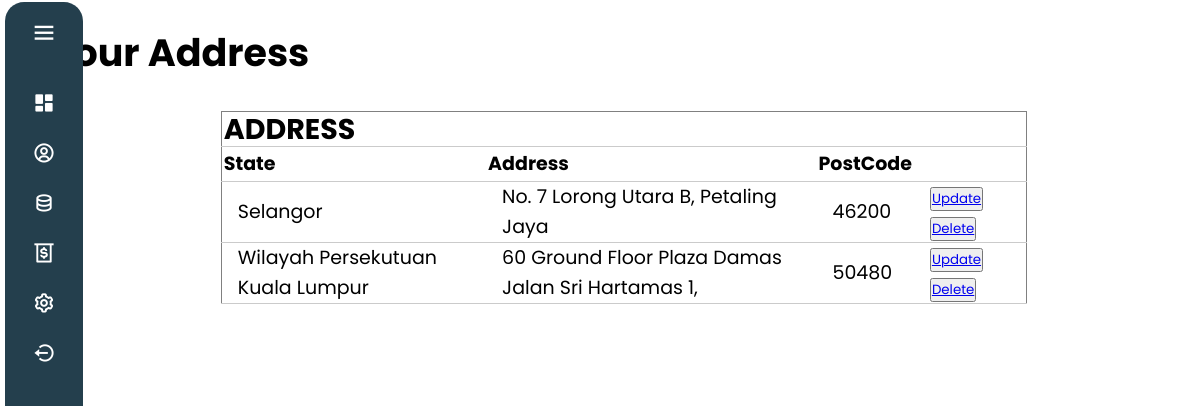
Before: /GeneralUser/ManageAddress.php (signed in) with the older database file.
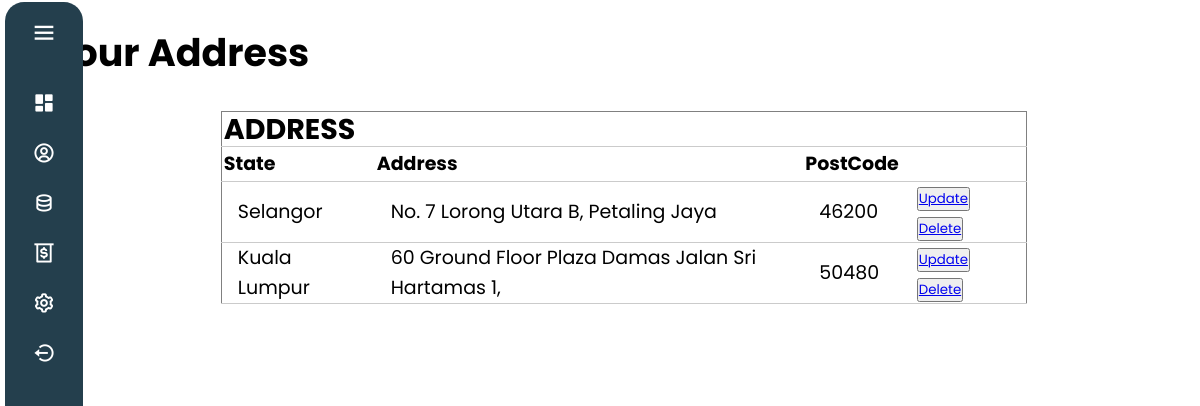
After: the same page with the newer database file.
### tables this page shows
CREATE TABLE `Customer`(
    `Cust_ID` INT AUTO_INCREMENT,
    `Cust_Name` VARCHAR(100),
    `Cust_Password` VARCHAR(10),
    `Cust_Email` VARCHAR(50),
    `Cust_PhoneNum` VARCHAR(12),
    `Cust_Address` VARCHAR(100),
    `Cust_Poscode` VARCHAR(6),
    `Cust_State` VARCHAR(50),
    PRIMARY KEY (`Cust_ID`)
);

### GeneralUser/ManageAddress.php (the view, shortened to what this page needs)
<?php
    include_once 'C:\xampp\htdocs\Foody\Database\db.php';
?>
<!DOCTYPE html>
<html lang="en">
<head>
    <link rel="stylesheet" href="CSS/address.css"/>
</head>
<body>
    <?php include "./Navigationbar.php" ?>
    <div class="bar">
        <h1><i class="fa-solid fa-chart-line"></i>Your Address</h1>
    </div>
    <?php
                        $query1 = "SELECT * FROM customer";
                        $result = mysqli_query($con, $query1);
            ?>
                        <table border="1px" style="width: 70%; line-height:30px;">
                            <tr>
                                <th colspan=6><h2>ADDRESS</h2></th>
                            </tr>
                            <t>
                                <th>State </th>
                                <th>Address</th>
                                <th>PostCode</th>
                            </t>
                            <?php
                                if ($result->num_rows > 0) {
                                    while($row = $result->fetch_assoc()) {
                                        $state = $row['Cust_State'];
                                        $address = $row['Cust_Address'];
                                        $postcode = $row['Cust_Poscode'];
                                        echo
                                        '<tr>
                                            <td style="padding: 0 1rem">'.$state.'</td>
                                            <td style="padding: 0 1rem">'.$address.'</td>
                                            <td style="padding: 0 1rem">'.$postcode.'</td>
                                            <td style="padding: 0 1rem">
                                                <button><a href= "UpdateMenu.php?viewid='.$state.'">Update</a></button>
                                                <button><a href= "DeleteMenu.php?deleteid='.$state.'">Delete</a></button>
                                            </td>
                                        </tr>';
                                    }
                                }
                            ?>
                        </table><br><br>
</body>
</html>

### GeneralUser/NavigationBar.php (shortened to what this page needs)
<!DOCTYPE html>
<html lang="en">
<head>
    <link href='https://unpkg.com/boxicons@2.1.2/css/boxicons.min.css' rel='stylesheet'>
    <link rel="stylesheet" href="CSS/NavigationBar.css">
</head>
<body>
    <div class="sidebar">
        <div class="logoContent">
            <i class='bx bx-menu' id="butn"></i>
        </div>
        <ul class="navigation">
            <li>
                <a href="HomePage.php">
                    <i class='bx bxs-dashboard'></i>
                </a>
            </li>
            <li>
                <a href="UserProfile.php">
                    <i class='bx bx-user-circle'></i>
                </a>
            </li>
            <li>
                <a href="ManageAddress.php">
                    <i class='bx bx-data'></i>
                </a>
            </li>
            <li>
                <a href="ReorderMenu.php">
                    <i class='bx bx-money-withdraw'></i>
                </a>
            </li>
            <li>
                <a href="CalculationExpense.php">
                    <i class='bx bx-cog' id="setting"></i>
                </a>
            </li>
            <li>
                <a href="Login.php">
                    <i class='bx bx-log-out-circle' id="logout"></i>
                </a>
            </li>
        </ul>
        </div>
</body>
</html>

### GeneralUser/CSS/address.css (style rules this page uses)
body { font-size: 19px; }
table { width: 50%; margin: 30px auto; border-collapse: collapse; text-align: left; }
tr { border-bottom: 1px solid #cbcbcb; }
th, td { border: none; height: 30px; padding: 2px; }

### GeneralUser/CSS/NavigationBar.css (style rules this page uses)
* { margin:0; padding:0; box-sizing: border-box; font-family: 'Poppins',sans-serif; }
body { position: relative; min-height: 100vh; width: 100%; overflow: hidden; }
.sidebar { position: fixed; height: 99%; width: 78px; top: 2px; left: 5px; background: #243F4D; padding: 6px 14px; border-radius: 1.2rem; transition: all 0.5s ease; }
.sidebar #butn { position: absolute; color:white; left: 50%; top: 6px; font-size: 28px; height: 50px; width: 50px; text-align: center; line-height: 50px; transform: translateX(-50%); }
.sidebar ul { margin-top: 20px; }
.sidebar ul li { position: relative; height: 50px; width: 100%; margin: 0; line-height: 50px; list-style: none; border-radius: 12px; }
.sidebar ul li a { color: white; display: flex; align-items: center; text-decoration: none; transition: all 0.4s ease; border-radius: 12px; white-space: nowrap; }
.sidebar ul li a i { font-size: 23px; height: 50px; min-width: 50px; border-radius: 12px; line-height: 50px; text-align: center; }

### GeneralUser/ManageAddress.php (style rules this page uses)
body { margin-left: 2%; padding: 2%; }

Changed rows visible on the page:
changed customer "60 Ground Floor Plaza Damas Jalan Sri Hartamas 1,": Cust_State "Wilayah Persekutuan Kuala Lumpur" → "Kuala Lumpur"
